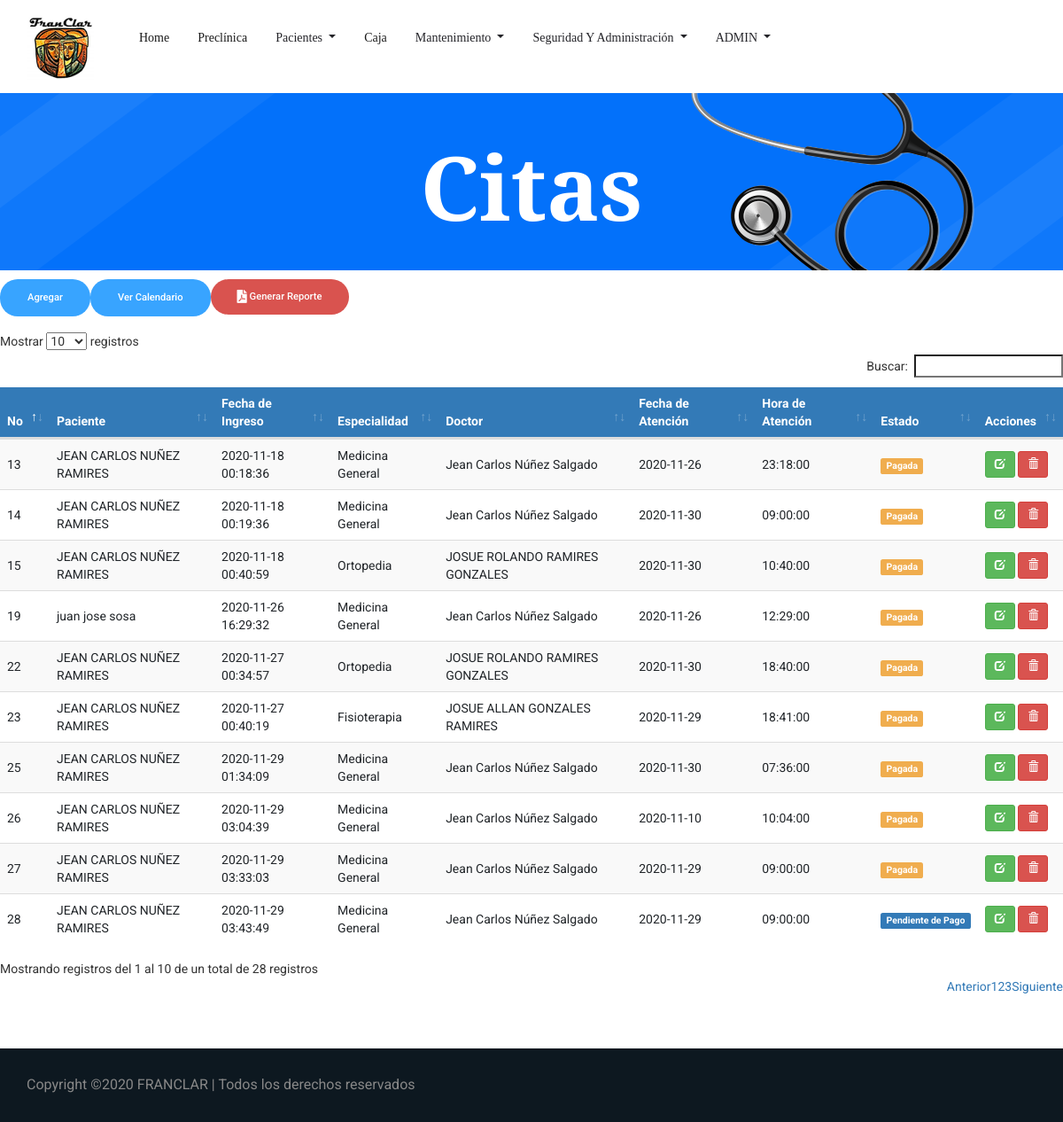
/Cita.php (signed in), run on the app's committed database.
### tables this page shows
CREATE TABLE `tbl_citas` (
  `ID_Cita` bigint(3) NOT NULL,
  `ID_Paciente` int(3) NOT NULL,
  `ID_Usuario` bigint(3) NOT NULL,
  `ID_Empleado` int(3) NOT NULL,
  `ID_Especialidad` int(3) NOT NULL,
  `ID_Estado` int(3) NOT NULL,
  `Fec_Creacion` timestamp NOT NULL DEFAULT current_timestamp(),
  `Fec_Atencion` date NOT NULL,
  `Hora_Atencion` time NOT NULL,
  `Precio` int(5) NOT NULL,
  `Usuario_crea` bigint(3) DEFAULT NULL,
  `Fec_crea` date DEFAULT NULL,
  `Usuario_modif` bigint(3) DEFAULT NULL,
  `Fec_modif` date DEFAULT NULL
);

CREATE TABLE `tbl_pacientes` (
  `ID_Paciente` int(3) NOT NULL,
  `cedula` varchar(13) NOT NULL,
  `ID_Sexo` int(1) NOT NULL,
  `ID_Est_Civil` int(3) NOT NULL,
  `ID_Tipo_Sangre` int(3) NOT NULL,
  `ID_Religion` int(3) NOT NULL,
  `ID_TipoPaciente` int(3) NOT NULL,
  `Nom_Paciente` varchar(255) NOT NULL,
  `Fec_Nacimiento` date NOT NULL,
  `Edad` int(3) NOT NULL,
  `Dir_Paciente` varchar(255) NOT NULL,
  `Tel_Paciente` int(8) NOT NULL,
  `Cel_Paciente` int(8) NOT NULL,
  `Email` varchar(50) NOT NULL,
  `Contacto_Emergencia` varchar(40) NOT NULL,
  `ID_Parentesco` int(3) NOT NULL,
  `Tel_Emergencia` int(8) NOT NULL,
  `Cel_Emergencia` int(8) NOT NULL,
  `Antecedentes_Personales` varchar(500) DEFAULT NULL,
  `Antecedentes_Hospitalarios` varchar(500) DEFAULT NULL,
  `Antecedentes_Alergicos` varchar(500) DEFAULT NULL,
  `Antecedentes_Familiares` varchar(500) DEFAULT NULL,
  `Habitos` varchar(500) DEFAULT NULL,
  `Usuario_crea` bigint(3) DEFAULT NULL,
  `Fec_crea` date DEFAULT NULL,
  `Usuario_modif` bigint(3) DEFAULT NULL,
  `Fec_modif` date DEFAULT NULL
);

CREATE TABLE `tbl_especialidad` (
  `ID_especialidad` int(3) NOT NULL,
  `Descripcion_espec` varchar(30) NOT NULL,
  `Precio` int(5) NOT NULL
);

CREATE TABLE `tbl_empleado` (
  `ID_Empleado` int(3) NOT NULL,
  `Nom_Empleado` varchar(50) NOT NULL,
  `ID_Sexo` int(1) NOT NULL,
  `ID_Est_Civil` int(3) NOT NULL,
  `ID_Cargo` int(3) NOT NULL,
  `ID_Especialidad` int(3) NOT NULL,
  `Cedula` varchar(13) NOT NULL,
  `Fec_Nacimiento` date NOT NULL,
  `Dir_Empleado` varchar(255) NOT NULL,
  `Tel_Empleado` int(8) NOT NULL,
  `Cel_Empleado` int(8) NOT NULL,
  `Salario` int(6) NOT NULL,
  `Usuario_crea` bigint(3) DEFAULT NULL,
  `Fec_crea` date DEFAULT NULL,
  `Usuario_modif` bigint(3) DEFAULT NULL,
  `Fec_modif` date DEFAULT NULL
);

CREATE TABLE `tbl_estado_cita` (
  `ID_Estado` int(3) NOT NULL,
  `Descripcion_est_cita` varchar(20) NOT NULL
);

### Cita.php (the view, shortened to what this page needs)
<!doctype html>
<html lang="es">
<?php
include 'head.php'
?>
<body>
    <?php
    include 'header.php';
    ?>
    <section class="breadcrumb_part breadcrumb_bg">
        <div class="container">
            <div class="row">
                <div class="col-lg-12">
                    <div class="breadcrumb_iner">
                        <div class="breadcrumb_iner_item">
                            <h2>Citas</h2>
                        </div>
                    </div>
                </div>
            </div>
        </div>
    </section>
    <form class="form-inline my-2 my-lg-0 float-left">
        <a href="agregarcita.php" class="genric-btn info circle">Agregar</a>
    </form>
    <form class="form-inline my-2 my-lg-0 float-left">
        <a href="CalendarioCitas.php" class="genric-btn info circle">Ver Calendario</a>
	</form>
	<form class="form-inline my-2 my-lg-0 float-left">
			<a class="genric-btn btn-danger circle" href="../FRANCLAR/Reportes-PDF/ReporteCitas.php">
			<i class="fas fa-file-pdf fa-lg"> </i> Generar Reporte</a>
	</form>
	<br>
	<br>
	<br>
   <div class="table-responsive">
			<table id="datatableUsuarios" class="table table-striped table-hover" cellspacing="0" width="100%">
            	<thead>
				<tr>
					<th>No</th>
					<th>Paciente</th>
					<th>Fecha de Ingreso</th>
					<th>Especialidad</th>
                    <th>Doctor</th>
                    <th>Fecha de Atención</th>
                    <th>Hora de Atención</th>
                    <th>Estado</th>
				    <th>Acciones</th>
				</tr>
				</thead>
				<tbody>
					<?php
						$sql = mysqli_query($con, "SELECT tbl_citas.ID_Cita,
						tbl_pacientes.Nom_Paciente,
						tbl_citas.Fec_Creacion,
						tbl_especialidad.Descripcion_espec,
						tbl_empleado.Nom_Empleado,
						tbl_citas.Fec_Atencion,
						tbl_citas.Hora_Atencion,
						tbl_estado_cita.Descripcion_est_cita,
						tbl_estado_cita.ID_Estado FROM tbl_citas
						INNER JOIN tbl_pacientes on tbl_citas.ID_Paciente = tbl_pacientes.ID_Paciente
						INNER JOIN tbl_especialidad on tbl_citas.ID_Especialidad = tbl_especialidad.ID_Especialidad
						INNER JOIN tbl_empleado on tbl_citas.ID_Empleado = tbl_empleado.ID_Empleado
						INNER JOIN tbl_estado_cita on tbl_citas.ID_Estado = tbl_estado_cita.ID_Estado ORDER BY tbl_citas.Fec_Creacion DESC");
						if(mysqli_num_rows($sql) == 0){
							echo '<tr><td colspan="8">No hay datos.</td></tr>';
						}else{
							while($row = mysqli_fetch_assoc($sql)){
								if($row['ID_Estado'] == 1){
									echo '
									<tr>
									<td>'.$row['ID_Cita'].'</td>
									<td>'.$row['Nom_Paciente'].'</td>
									<td>'.$row['Fec_Creacion'].'</td>
									<td>'.$row['Descripcion_espec'].'</td>
									<td>'.$row['Nom_Empleado'].'</td>
									<td>'.$row['Fec_Atencion'].'</td>
									<td>'.$row['Hora_Atencion'].'</td>
									<td><span class="label label-success">'.$row['Descripcion_est_cita'].'</span></td>
									<td>
										<a href="EditarCita.php?nik='.$row['ID_Cita'].'" title="Editar datos" class="btn btn-success btn-sm"><span class="glyphicon glyphicon-edit" aria-hidden="true"></span></a>
										<a href="Cita.php?aksi=delete&nik='.$row['ID_Cita'].'" title="Eliminar" onclick="return confirm(\'¿Está seguro de borrar los datos de la cita\')" class="btn btn-danger btn-sm"><span class="glyphicon glyphicon-trash" aria-hidden="true"></span></a>
									</td>
									</tr>
									';
								}elseif($row['ID_Estado'] == 3){
									echo '
									<tr>
									<td>'.$row['ID_Cita'].'</td>
									<td>'.$row['Nom_Paciente'].'</td>
									<td>'.$row['Fec_Creacion'].'</td>
									<td>'.$row['Descripcion_espec'].'</td>
									<td>'.$row['Nom_Empleado'].'</td>
									<td>'.$row['Fec_Atencion'].'</td>
									<td>'.$row['Hora_Atencion'].'</td>
									<td><span class="label label-primary">'.$row['Descripcion_est_cita'].'</span></td>
									<td>
									<a href="EditarCita.php?nik='.$row['ID_Cita'].'" title="Editar datos" class="btn btn-success btn-sm"><span class="glyphicon glyphicon-edit" aria-hidden="true"></span></a>
									<a href="Cita.php?aksi=delete&nik='.$row['ID_Cita'].'" title="Eliminar" onclick="return confirm(\'¿Está seguro de borrar los datos de la cita\')" class="btn btn-danger btn-sm"><span class="glyphicon glyphicon-trash" aria-hidden="true"></span></a>
								    </td>
									</tr>
									';
								}elseif($row['ID_Estado'] == 4){
									echo '
									<tr>
									<td>'.$row['ID_Cita'].'</td>
									<td>'.$row['Nom_Paciente'].'</td>
									<td>'.$row['Fec_Creacion'].'</td>
									<td>'.$row['Descripcion_espec'].'</td>
									<td>'.$row['Nom_Empleado'].'</td>
									<td>'.$row['Fec_Atencion'].'</td>
									<td>'.$row['Hora_Atencion'].'</td>
									<td><span class="label label-warning">'.$row['Descripcion_est_cita'].'</span></td>
									<td>
									<a href="EditarCita.php?nik='.$row['ID_Cita'].'" title="Editar datos" class="btn btn-success btn-sm"><span class="glyphicon glyphicon-edit" aria-hidden="true"></span></a>
									<a href="Cita.php?aksi=delete&nik='.$row['ID_Cita'].'" title="Eliminar" onclick="return confirm(\'¿Está seguro de borrar los datos de la cita\')" class="btn btn-danger btn-sm"><span class="glyphicon glyphicon-trash" aria-hidden="true"></span></a>
								    </td>
									</tr>
									';
								}
							}
						}
					?>
				</tbody>
			</table>
		 </div>
		 	<br>
            <br>
            <br>
    <?php
        include 'Copyright.php'
    ?>
</body>
</html>

### css/main.css (style rules this page uses)
table th { background-color: #337ab7 !important; color: white; }
table>tbody>tr>td { vertical-align: middle !important; }

### data on the page
tbl_citas: ID_Cita "28", ID_Paciente.Nom_Paciente "JEAN CARLOS NUÑEZ RAMIRES", Fec_Creacion "2020-11-29 03:43:49", ID_Especialidad.Descripcion_espec "Medicina General", ID_Empleado.Nom_Empleado "Jean Carlos Núñez Salgado", Fec_Atencion "2020-11-29", Hora_Atencion "09:00:00", ID_Estado.Descripcion_est_cita "Pendiente de Pago"
tbl_citas: ID_Cita "27", ID_Paciente.Nom_Paciente "JEAN CARLOS NUÑEZ RAMIRES", Fec_Creacion "2020-11-29 03:33:03", ID_Especialidad.Descripcion_espec "Medicina General", ID_Empleado.Nom_Empleado "Jean Carlos Núñez Salgado", Fec_Atencion "2020-11-29", Hora_Atencion "09:00:00", ID_Estado.Descripcion_est_cita "Pagada"
tbl_citas: ID_Cita "26", ID_Paciente.Nom_Paciente "JEAN CARLOS NUÑEZ RAMIRES", Fec_Creacion "2020-11-29 03:04:39", ID_Especialidad.Descripcion_espec "Medicina General", ID_Empleado.Nom_Empleado "Jean Carlos Núñez Salgado", Fec_Atencion "2020-11-10", Hora_Atencion "10:04:00", ID_Estado.Descripcion_est_cita "Pagada"
tbl_citas: ID_Cita "25", ID_Paciente.Nom_Paciente "JEAN CARLOS NUÑEZ RAMIRES", Fec_Creacion "2020-11-29 01:34:09", ID_Especialidad.Descripcion_espec "Medicina General", ID_Empleado.Nom_Empleado "Jean Carlos Núñez Salgado", Fec_Atencion "2020-11-30", Hora_Atencion "07:36:00", ID_Estado.Descripcion_est_cita "Pagada"
tbl_citas: ID_Cita "23", ID_Paciente.Nom_Paciente "JEAN CARLOS NUÑEZ RAMIRES", Fec_Creacion "2020-11-27 00:40:19", ID_Especialidad.Descripcion_espec "Fisioterapia", ID_Empleado.Nom_Empleado "JOSUE ALLAN GONZALES RAMIRES", Fec_Atencion "2020-11-29", Hora_Atencion "18:41:00", ID_Estado.Descripcion_est_cita "Pagada"
tbl_citas: ID_Cita "22", ID_Paciente.Nom_Paciente "JEAN CARLOS NUÑEZ RAMIRES", Fec_Creacion "2020-11-27 00:34:57", ID_Especialidad.Descripcion_espec "Ortopedia", ID_Empleado.Nom_Empleado "JOSUE ROLANDO RAMIRES GONZALES", Fec_Atencion "2020-11-30", Hora_Atencion "18:40:00", ID_Estado.Descripcion_est_cita "Pagada"
tbl_citas: ID_Cita "19", ID_Paciente.Nom_Paciente "juan jose sosa", Fec_Creacion "2020-11-26 16:29:32", ID_Especialidad.Descripcion_espec "Medicina General", ID_Empleado.Nom_Empleado "Jean Carlos Núñez Salgado", Fec_Atencion "2020-11-26", Hora_Atencion "12:29:00", ID_Estado.Descripcion_est_cita "Pagada"
tbl_citas: ID_Cita "15", ID_Paciente.Nom_Paciente "JEAN CARLOS NUÑEZ RAMIRES", Fec_Creacion "2020-11-18 00:40:59", ID_Especialidad.Descripcion_espec "Ortopedia", ID_Empleado.Nom_Empleado "JOSUE ROLANDO RAMIRES GONZALES", Fec_Atencion "2020-11-30", Hora_Atencion "10:40:00", ID_Estado.Descripcion_est_cita "Pagada"
tbl_citas: ID_Cita "14", ID_Paciente.Nom_Paciente "JEAN CARLOS NUÑEZ RAMIRES", Fec_Creacion "2020-11-18 00:19:36", ID_Especialidad.Descripcion_espec "Medicina General", ID_Empleado.Nom_Empleado "Jean Carlos Núñez Salgado", Fec_Atencion "2020-11-30", Hora_Atencion "09:00:00", ID_Estado.Descripcion_est_cita "Pagada"
tbl_citas: ID_Cita "13", ID_Paciente.Nom_Paciente "JEAN CARLOS NUÑEZ RAMIRES", Fec_Creacion "2020-11-18 00:18:36", ID_Especialidad.Descripcion_espec "Medicina General", ID_Empleado.Nom_Empleado "Jean Carlos Núñez Salgado", Fec_Atencion "2020-11-26", Hora_Atencion "23:18:00", ID_Estado.Descripcion_est_cita "Pagada"

### other printed values
$usuario "ADMIN"
